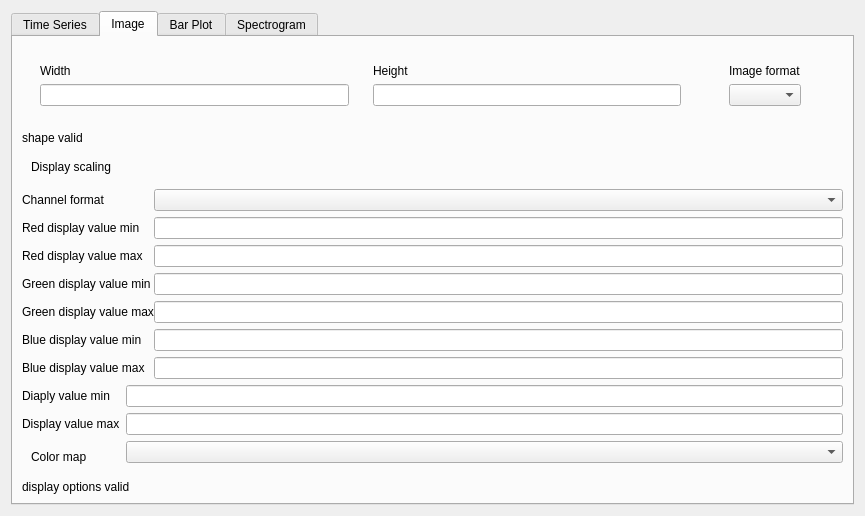
<?xml version="1.0" encoding="UTF-8"?>
<ui version="4.0">
 <class>Form</class>
 <widget class="QWidget" name="Form">
  <property name="geometry">
   <rect>
    <x>0</x>
    <y>0</y>
    <width>865</width>
    <height>230</height>
   </rect>
  </property>
  <property name="windowTitle">
   <string>Form</string>
  </property>
  <property name="inputMethodHints">
   <set>Qt::ImhNone</set>
  </property>
  <layout class="QVBoxLayout" name="verticalLayout">
   <item>
    <widget class="QTabWidget" name="plotFormatTabWidget">
     <property name="currentIndex">
      <number>1</number>
     </property>
     <property name="iconSize">
      <size>
       <width>160</width>
       <height>160</height>
      </size>
     </property>
     <widget class="QWidget" name="timeseriestab">
      <attribute name="title">
       <string>Time Series</string>
      </attribute>
      <layout class="QVBoxLayout" name="verticalLayout_2">
       <item>
        <widget class="QWidget" name="NominalSamplingRateWidget" native="true">
         <layout class="QHBoxLayout" name="horizontalLayout_2"/>
        </widget>
       </item>
      </layout>
     </widget>
     <widget class="QWidget" name="imagetab">
      <attribute name="title">
       <string>Image</string>
      </attribute>
      <layout class="QVBoxLayout" name="verticalLayout_4">
       <item>
        <widget class="QWidget" name="ImageInfoWidget" native="true">
         <layout class="QHBoxLayout" name="horizontalLayout">
          <item>
           <widget class="QWidget" name="WidthWidget" native="true">
            <layout class="QVBoxLayout" name="verticalLayout_3">
             <item>
              <widget class="QLabel" name="label_3">
               <property name="text">
                <string>Width</string>
               </property>
              </widget>
             </item>
             <item>
              <widget class="QLineEdit" name="imageWidthLineEdit"/>
             </item>
            </layout>
           </widget>
          </item>
          <item>
           <widget class="QWidget" name="HeightWidget" native="true">
            <layout class="QVBoxLayout" name="verticalLayout_5">
             <item>
              <widget class="QLabel" name="label_5">
               <property name="text">
                <string>Height</string>
               </property>
              </widget>
             </item>
             <item>
              <widget class="QLineEdit" name="imageHeightLineEdit"/>
             </item>
            </layout>
           </widget>
          </item>
          <item>
           <widget class="QWidget" name="widget" native="true">
            <layout class="QVBoxLayout" name="verticalLayout_8"/>
           </widget>
          </item>
          <item>
           <widget class="QWidget" name="ImageFormatWidget" native="true">
            <layout class="QVBoxLayout" name="verticalLayout_6">
             <item>
              <widget class="QLabel" name="label_6">
               <property name="text">
                <string>Image format</string>
               </property>
              </widget>
             </item>
             <item>
              <widget class="QComboBox" name="imageFormatComboBox"/>
             </item>
            </layout>
           </widget>
          </item>
          <item>
           <widget class="QWidget" name="ChannelFormatWidget" native="true">
            <layout class="QVBoxLayout" name="verticalLayout_7"/>
           </widget>
          </item>
         </layout>
        </widget>
       </item>
       <item>
        <widget class="QLabel" name="imageFormatInfoLabel">
         <property name="sizePolicy">
          <sizepolicy hsizetype="Minimum" vsizetype="Minimum">
           <horstretch>0</horstretch>
           <verstretch>0</verstretch>
          </sizepolicy>
         </property>
         <property name="text">
          <string>shape valid</string>
         </property>
        </widget>
       </item>
       <item>
        <widget class="QWidget" name="display_options" native="true">
         <layout class="QVBoxLayout" name="verticalLayout_12">
          <property name="leftMargin">
           <number>0</number>
          </property>
          <property name="topMargin">
           <number>0</number>
          </property>
          <property name="rightMargin">
           <number>0</number>
          </property>
          <property name="bottomMargin">
           <number>0</number>
          </property>
          <item>
           <widget class="QWidget" name="display_scaling_widget" native="true">
            <layout class="QHBoxLayout" name="horizontalLayout_6">
             <item>
              <widget class="QLabel" name="label_4">
               <property name="text">
                <string>Display scaling</string>
               </property>
              </widget>
             </item>
            </layout>
           </widget>
          </item>
          <item>
           <widget class="QWidget" name="rgb_display_options" native="true">
            <layout class="QFormLayout" name="formLayout_2">
             <property name="horizontalSpacing">
              <number>0</number>
             </property>
             <property name="leftMargin">
              <number>0</number>
             </property>
             <property name="topMargin">
              <number>0</number>
             </property>
             <property name="rightMargin">
              <number>0</number>
             </property>
             <property name="bottomMargin">
              <number>0</number>
             </property>
             <item row="1" column="0">
              <widget class="QLabel" name="label_17">
               <property name="text">
                <string>Red display value min</string>
               </property>
              </widget>
             </item>
             <item row="1" column="1">
              <widget class="QLineEdit" name="image_level_rmin_line_edit"/>
             </item>
             <item row="3" column="1">
              <widget class="QLineEdit" name="image_level_gmin_line_edit"/>
             </item>
             <item row="2" column="1">
              <widget class="QLineEdit" name="image_level_rmax_line_edit"/>
             </item>
             <item row="2" column="0">
              <widget class="QLabel" name="label_18">
               <property name="text">
                <string>Red display value max</string>
               </property>
              </widget>
             </item>
             <item row="3" column="0">
              <widget class="QLabel" name="label_19">
               <property name="text">
                <string>Green display value min</string>
               </property>
              </widget>
             </item>
             <item row="4" column="0">
              <widget class="QLabel" name="label_20">
               <property name="text">
                <string>Green display value max</string>
               </property>
              </widget>
             </item>
             <item row="4" column="1">
              <widget class="QLineEdit" name="image_level_gmax_line_edit"/>
             </item>
             <item row="5" column="0">
              <widget class="QLabel" name="label_21">
               <property name="text">
                <string>Blue display value min</string>
               </property>
              </widget>
             </item>
             <item row="5" column="1">
              <widget class="QLineEdit" name="image_level_bmin_line_edit"/>
             </item>
             <item row="6" column="0">
              <widget class="QLabel" name="label_22">
               <property name="text">
                <string>Blue display value max</string>
               </property>
              </widget>
             </item>
             <item row="6" column="1">
              <widget class="QLineEdit" name="image_level_bmax_line_edit"/>
             </item>
             <item row="0" column="0">
              <widget class="QLabel" name="label_7">
               <property name="text">
                <string>Channel format</string>
               </property>
              </widget>
             </item>
             <item row="0" column="1">
              <widget class="QComboBox" name="channelFormatCombobox"/>
             </item>
            </layout>
           </widget>
          </item>
          <item>
           <widget class="QWidget" name="pixelmap_display_options" native="true">
            <layout class="QFormLayout" name="formLayout">
             <property name="leftMargin">
              <number>0</number>
             </property>
             <property name="topMargin">
              <number>0</number>
             </property>
             <property name="rightMargin">
              <number>0</number>
             </property>
             <property name="bottomMargin">
              <number>0</number>
             </property>
             <item row="1" column="0">
              <widget class="QLabel" name="label_16">
               <property name="text">
                <string>Display value max</string>
               </property>
              </widget>
             </item>
             <item row="0" column="0">
              <widget class="QLabel" name="label_2">
               <property name="text">
                <string>Diaply value min</string>
               </property>
              </widget>
             </item>
             <item row="0" column="1">
              <widget class="QLineEdit" name="image_level_min_line_edit"/>
             </item>
             <item row="1" column="1">
              <widget class="QLineEdit" name="image_level_max_line_edit"/>
             </item>
             <item row="2" column="0">
              <widget class="QWidget" name="ColormapWidget" native="true">
               <layout class="QHBoxLayout" name="horizontalLayout_3">
                <item>
                 <widget class="QLabel" name="label">
                  <property name="text">
                   <string>Color map</string>
                  </property>
                 </widget>
                </item>
               </layout>
              </widget>
             </item>
             <item row="2" column="1">
              <widget class="QComboBox" name="combobox_image_cmap"/>
             </item>
            </layout>
           </widget>
          </item>
         </layout>
        </widget>
       </item>
       <item>
        <widget class="QLabel" name="display_options_valid_label">
         <property name="text">
          <string>display options valid</string>
         </property>
        </widget>
       </item>
      </layout>
     </widget>
     <widget class="QWidget" name="barplottab">
      <attribute name="title">
       <string>Bar Plot</string>
      </attribute>
      <layout class="QVBoxLayout" name="verticalLayout_9">
       <item>
        <widget class="QWidget" name="widget_2" native="true">
         <layout class="QHBoxLayout" name="horizontalLayout_4">
          <item>
           <widget class="QWidget" name="widget_3" native="true">
            <layout class="QHBoxLayout" name="horizontalLayout_5">
             <item>
              <widget class="QLabel" name="label_8">
               <property name="text">
                <string>Plot Range:</string>
               </property>
              </widget>
             </item>
            </layout>
           </widget>
          </item>
          <item>
           <widget class="QWidget" name="widget_5" native="true">
            <layout class="QVBoxLayout" name="verticalLayout_11">
             <item alignment="Qt::AlignHCenter">
              <widget class="QLabel" name="label_10">
               <property name="text">
                <string>Min</string>
               </property>
              </widget>
             </item>
             <item>
              <widget class="QLineEdit" name="barPlotYMinLineEdit"/>
             </item>
            </layout>
           </widget>
          </item>
          <item>
           <widget class="QWidget" name="widget_4" native="true">
            <layout class="QVBoxLayout" name="verticalLayout_10">
             <item alignment="Qt::AlignHCenter">
              <widget class="QLabel" name="label_9">
               <property name="text">
                <string>Max</string>
               </property>
              </widget>
             </item>
             <item>
              <widget class="QLineEdit" name="barPlotYMaxLineEdit"/>
             </item>
            </layout>
           </widget>
          </item>
         </layout>
        </widget>
       </item>
      </layout>
     </widget>
     <widget class="QWidget" name="tab">
      <attribute name="title">
       <string>Spectrogram</string>
      </attribute>
      <layout class="QGridLayout" name="spectrogram_gridLayout">
       <item row="2" column="0">
        <widget class="QLabel" name="label_12">
         <property name="text">
          <string>Overlap between segments (seconds)</string>
         </property>
        </widget>
       </item>
       <item row="1" column="1">
        <widget class="QLineEdit" name="line_edit_time_per_segments"/>
       </item>
       <item row="1" column="0">
        <widget class="QLabel" name="label_11">
         <property name="text">
          <string>Time per segment (seconds)</string>
         </property>
        </widget>
       </item>
       <item row="4" column="0">
        <widget class="QLabel" name="label_13">
         <property name="text">
          <string>Color map</string>
         </property>
        </widget>
       </item>
       <item row="4" column="1">
        <widget class="QComboBox" name="comboBox_spectrogram_cmap"/>
       </item>
       <item row="2" column="1">
        <widget class="QLineEdit" name="line_edit_overlap_between_segments"/>
       </item>
       <item row="3" column="0">
        <widget class="QLabel" name="label_invalid_spectrogram_param">
         <property name="font">
          <font>
           <bold>true</bold>
          </font>
         </property>
         <property name="text">
          <string>Invalid parameters: Time per segment must be greater than overlap between segments!</string>
         </property>
        </widget>
       </item>
       <item row="5" column="0">
        <widget class="QLabel" name="label_14">
         <property name="text">
          <string>Spectragrom Display Min Percentile (%)</string>
         </property>
        </widget>
       </item>
       <item row="6" column="0">
        <widget class="QLabel" name="label_15">
         <property name="text">
          <string>Spectrogram Display Max Percentile (%)</string>
         </property>
        </widget>
       </item>
      </layout>
     </widget>
    </widget>
   </item>
  </layout>
 </widget>
 <resources/>
 <connections/>
</ui>
